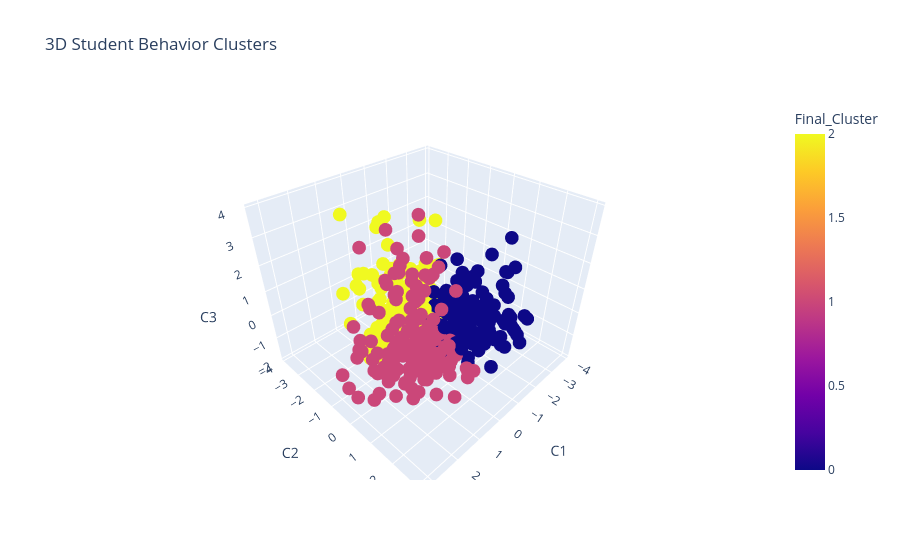

The notebook cell saved with this chart:
### Code cell
fig = px.scatter_3d(
    df_clean,
    x="C1",
    y="C2",
    z="C3",
    color="Final_Cluster",
    title="3D Student Behavior Clusters"
)

fig.show()

### Figure 1 — Plotly figure (JSON) as saved in the notebook; plotly's stock layout.template omitted (floating-point values rounded to 4 significant figures; data arrays with more than 128 entries replaced by an {"elided": "..."} marker saying what was removed)
{"data": [{"hovertemplate": "C1=%{x}<br>C2=%{y}<br>C3=%{z}<br>Final_Cluster=%{marker.color}<extra></extra>", "legendgroup": "", "marker": {"color": {"elided": "739 int values"}, "coloraxis": "coloraxis", "symbol": "circle"}, "mode": "markers", "name": "", "scene": "scene", "showlegend": false, "type": "scatter3d", "x": {"elided": "739 float values"}, "y": {"elided": "739 float values"}, "z": {"elided": "739 float values"}}], "layout": {"coloraxis": {"colorbar": {"title": {"text": "Final_Cluster"}}, "colorscale": [[0, "#0d0887"], [0.1111, "#46039f"], [0.2222, "#7201a8"], [0.3333, "#9c179e"], [0.4444, "#bd3786"], [0.5556, "#d8576b"], [0.6667, "#ed7953"], [0.7778, "#fb9f3a"], [0.8889, "#fdca26"], [1, "#f0f921"]]}, "legend": {"tracegroupgap": 0}, "scene": {"domain": {"x": [0, 1], "y": [0, 1]}, "xaxis": {"title": {"text": "C1"}}, "yaxis": {"title": {"text": "C2"}}, "zaxis": {"title": {"text": "C3"}}}, "title": {"text": "3D Student Behavior Clusters"}}}
